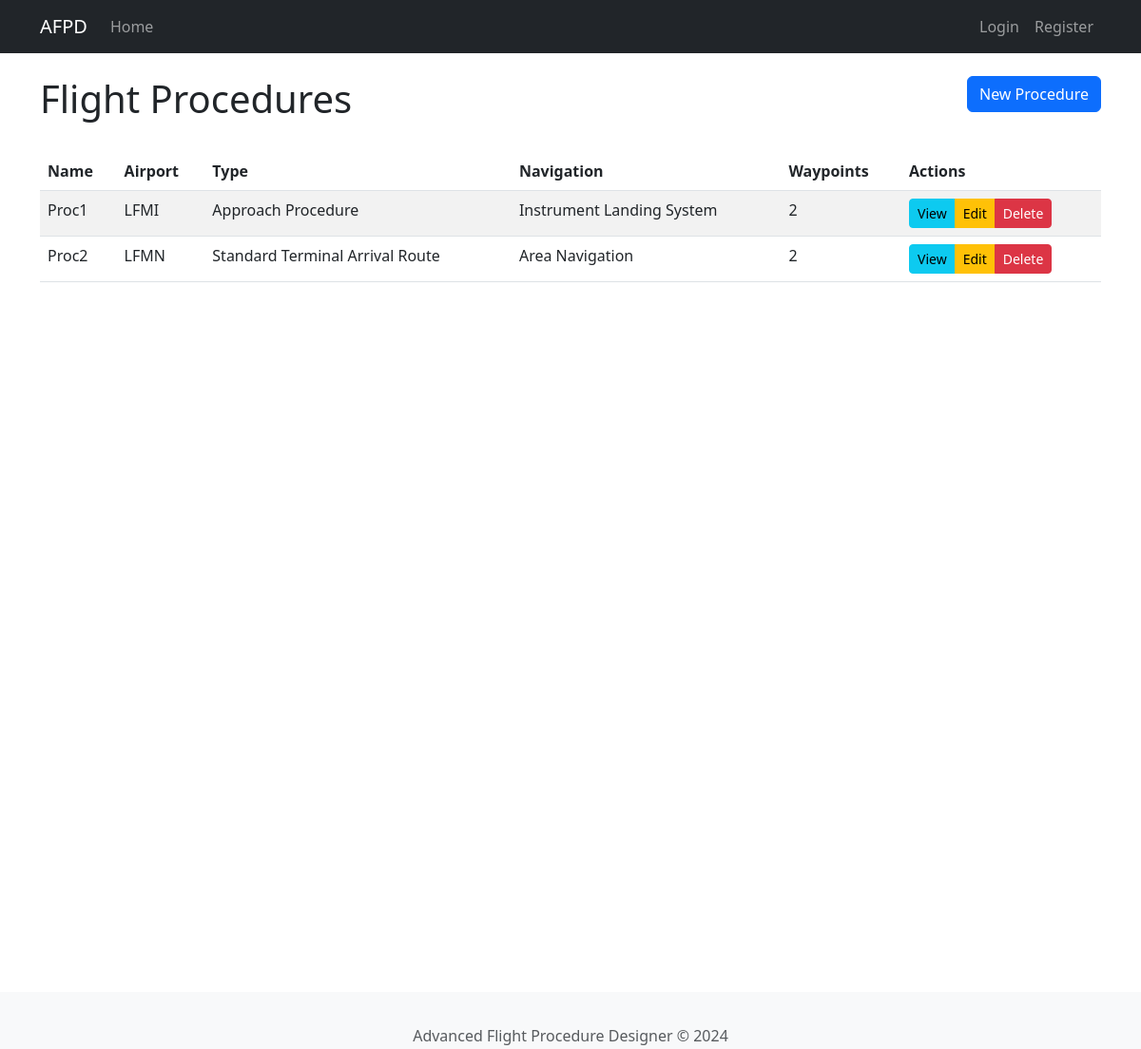
The page / on the database its author committed.
### src/afpd/models/flight_procedure.py (models this page shows, shortened)
class FlightProcedure(db.Model):
    __tablename__ = 'flight_procedures'
    id = Column(Integer, primary_key=True)
    name = Column(String(100), nullable=False)
    airport_icao = Column(String(4), nullable=False)
    procedure_type = Column(Enum(ProcedureType), nullable=False)
    navigation_type = Column(Enum(NavigationType), nullable=False)
    minimum_altitude = Column(Float)  # In feet
    maximum_altitude = Column(Float)  # In feet
    created_at = Column(DateTime, default=datetime.utcnow)
    updated_at = Column(DateTime, default=datetime.utcnow, onupdate=datetime.utcnow)
    waypoints = relationship("Waypoint", back_populates="procedure", order_by="Waypoint.sequence")

### src/afpd/core/routes.py (the view)
@bp.route('/')
def index():
    procedures = FlightProcedure.query.all()
    return render_template('index.html', procedures=procedures)

### src/afpd/core/routes.py (called while the page is built)
@bp.app_template_filter('format_procedure_type')
def format_procedure_type(value):
    return value.replace('_', ' ').title()

### src/afpd/templates/index.html (shortened to what this page needs)
{% extends "base.html" %}
{% block content %}
<div class="row mb-4">
    <div class="col">
        <h1>Flight Procedures</h1>
    </div>
    <div class="col text-end">
        <a href="{{ url_for('core.new_procedure') }}" class="btn btn-primary">
             New Procedure
        </a>
    </div>
</div>
<div class="table-responsive">
    <table class="table table-striped table-hover">
        <thead>
            <tr>
                <th>Name</th>
                <th>Airport</th>
                <th>Type</th>
                <th>Navigation</th>
                <th>Waypoints</th>
                <th>Actions</th>
            </tr>
        </thead>
        <tbody>
            {% for procedure in procedures %}
            <tr>
                <td>{{ procedure.name }}</td>
                <td>{{ procedure.airport_icao }}</td>
                <td>{{ procedure.procedure_type.value|format_procedure_type }}</td>
                <td>{{ procedure.navigation_type.value }}</td>
                <td>{{ procedure.waypoints|length }}</td>
                <td>
                    <div class="btn-group" role="group">
                        <a href="{{ url_for('core.view_procedure', id=procedure.id) }}"
                           class="btn btn-sm btn-info">View</a>
                        <a href="{{ url_for('core.edit_procedure', id=procedure.id) }}"
                           class="btn btn-sm btn-warning">Edit</a>
                        <button type="button" class="btn btn-sm btn-danger"
                                onclick="deleteProcedure({{ procedure.id }})">Delete</button>
                    </div>
                </td>
            </tr>
            {% else %}
            <tr>
                <td colspan="6" class="text-center">No procedures found. Create your first one!</td>
            </tr>
            {% endfor %}
        </tbody>
    </table>
</div>
{% endblock %}

### src/afpd/static/css/style.css (style rules this page uses)
html { position: relative; min-height: 100%; }
body { margin-bottom: 60px; }

### rows shown on the page
FlightProcedure: name "Proc1", airport_icao "LFMI", procedure_type.value "Approach Procedure", navigation_type.value "Instrument Landing System", waypoints|length "2"
FlightProcedure: name "Proc2", airport_icao "LFMN", procedure_type.value "Standard Terminal Arrival Route", navigation_type.value "Area Navigation", waypoints|length "2"
